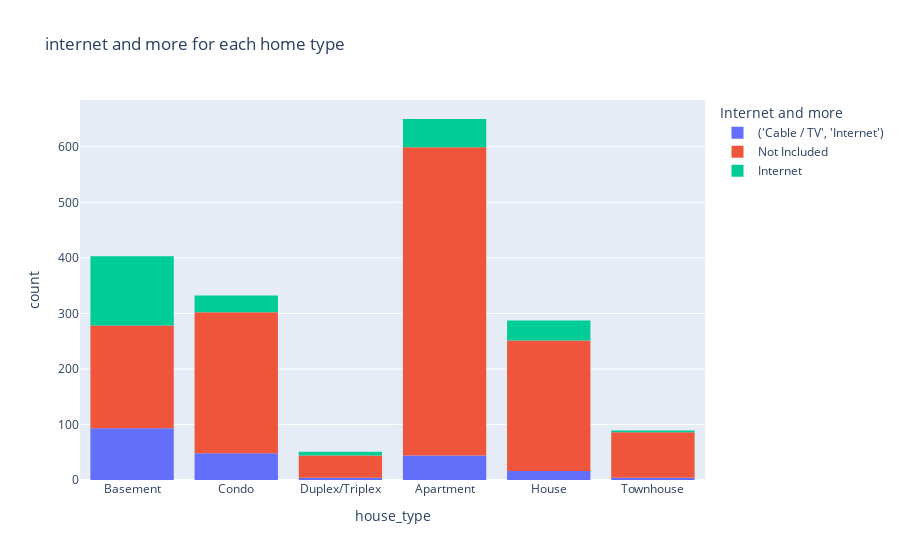

Notebook cell for this chart:
### Code cell
fig = px.histogram(df3, x="house_type",color="wifi_Cable",title="internet and more for each home type",
                  labels={
                      'wifi_Cable':"Internet and more"
                  })
fig.show()

### Figure 1 — Plotly figure (JSON) as saved in the notebook; plotly's stock layout.template omitted (floating-point values rounded to 4 significant figures; data arrays with more than 128 entries replaced by an {"elided": "..."} marker saying what was removed)
{"data": [{"alignmentgroup": "True", "bingroup": "x", "hovertemplate": "Internet and more=('Cable / TV', 'Internet')<br>house_type=%{x}<br>count=%{y}<extra></extra>", "legendgroup": "('Cable / TV', 'Internet')", "marker": {"color": "#636efa", "pattern": {"shape": ""}}, "name": "('Cable / TV', 'Internet')", "offsetgroup": "('Cable / TV', 'Internet')", "orientation": "v", "showlegend": true, "type": "histogram", "x": {"elided": "209 str values"}, "xaxis": "x", "yaxis": "y"}, {"alignmentgroup": "True", "bingroup": "x", "hovertemplate": "Internet and more=Not Included<br>house_type=%{x}<br>count=%{y}<extra></extra>", "legendgroup": "Not Included", "marker": {"color": "#EF553B", "pattern": {"shape": ""}}, "name": "Not Included", "offsetgroup": "Not Included", "orientation": "v", "showlegend": true, "type": "histogram", "x": {"elided": "1351 str values"}, "xaxis": "x", "yaxis": "y"}, {"alignmentgroup": "True", "bingroup": "x", "hovertemplate": "Internet and more=Internet<br>house_type=%{x}<br>count=%{y}<extra></extra>", "legendgroup": "Internet", "marker": {"color": "#00cc96", "pattern": {"shape": ""}}, "name": "Internet", "offsetgroup": "Internet", "orientation": "v", "showlegend": true, "type": "histogram", "x": {"elided": "252 str values"}, "xaxis": "x", "yaxis": "y"}], "layout": {"barmode": "relative", "legend": {"title": {"text": "Internet and more"}, "tracegroupgap": 0}, "title": {"text": "internet and more for each home type"}, "xaxis": {"anchor": "y", "domain": [0, 1], "title": {"text": "house_type"}}, "yaxis": {"anchor": "x", "domain": [0, 1], "title": {"text": "count"}}}}
